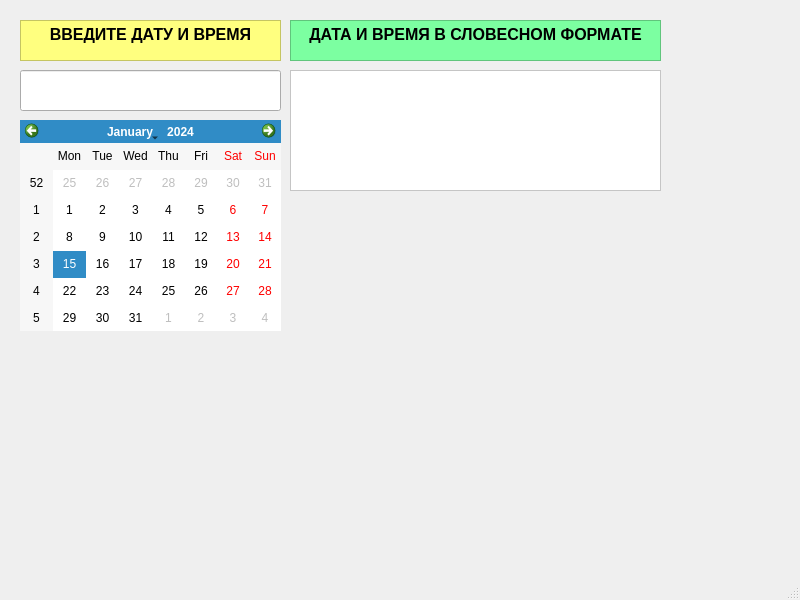
<?xml version="1.0" encoding="UTF-8"?>
<ui version="4.0">
 <class>MainWindow</class>
 <widget class="QMainWindow" name="MainWindow">
  <property name="geometry">
   <rect>
    <x>0</x>
    <y>0</y>
    <width>800</width>
    <height>600</height>
   </rect>
  </property>
  <property name="windowTitle">
   <string>MainWindow</string>
  </property>
  <widget class="QWidget" name="centralwidget">
   <widget class="QLabel" name="dateTimeLabel">
    <property name="geometry">
     <rect>
      <x>300</x>
      <y>70</y>
      <width>341</width>
      <height>121</height>
     </rect>
    </property>
    <property name="text">
     <string/>
    </property>
   </widget>
   <widget class="QLineEdit" name="dateTimeEdit">
    <property name="geometry">
     <rect>
      <x>20</x>
      <y>70</y>
      <width>261</width>
      <height>41</height>
     </rect>
    </property>
   </widget>
   <widget class="QTextBrowser" name="textBrowser">
    <property name="geometry">
     <rect>
      <x>20</x>
      <y>20</y>
      <width>261</width>
      <height>41</height>
     </rect>
    </property>
    <property name="styleSheet">
     <string notr="true">background-color: rgb(255, 170, 255);
background-color: rgb(255, 255, 127);

font: 9pt &quot;Times New Roman&quot;;</string>
    </property>
    <property name="html">
     <string>&lt;!DOCTYPE HTML PUBLIC &quot;-//W3C//DTD HTML 4.0//EN&quot; &quot;http://www.w3.org/TR/REC-html40/strict.dtd&quot;&gt;
&lt;html&gt;&lt;head&gt;&lt;meta name=&quot;qrichtext&quot; content=&quot;1&quot; /&gt;&lt;meta charset=&quot;utf-8&quot; /&gt;&lt;style type=&quot;text/css&quot;&gt;
p, li { white-space: pre-wrap; }
hr { height: 1px; border-width: 0; }
li.unchecked::marker { content: &quot;\2610&quot;; }
li.checked::marker { content: &quot;\2612&quot;; }
&lt;/style&gt;&lt;/head&gt;&lt;body style=&quot; font-family:'Times New Roman'; font-size:9pt; font-weight:400; font-style:normal;&quot;&gt;
&lt;p align=&quot;center&quot; style=&quot; margin-top:0px; margin-bottom:0px; margin-left:0px; margin-right:0px; -qt-block-indent:0; text-indent:0px;&quot;&gt;&lt;span style=&quot; font-family:'Segoe UI'; font-size:12pt; font-weight:700;&quot;&gt;ВВЕДИТЕ ДАТУ И ВРЕМЯ&lt;/span&gt;&lt;/p&gt;&lt;/body&gt;&lt;/html&gt;</string>
    </property>
   </widget>
   <widget class="QCalendarWidget" name="calendarWidget">
    <property name="geometry">
     <rect>
      <x>20</x>
      <y>120</y>
      <width>261</width>
      <height>211</height>
     </rect>
    </property>
   </widget>
   <widget class="QTextBrowser" name="textBrowser_2">
    <property name="geometry">
     <rect>
      <x>290</x>
      <y>70</y>
      <width>371</width>
      <height>121</height>
     </rect>
    </property>
    <property name="styleSheet">
     <string notr="true">background-color: rgb(255, 255, 255);</string>
    </property>
   </widget>
   <widget class="QTextBrowser" name="textBrowser_3">
    <property name="geometry">
     <rect>
      <x>290</x>
      <y>20</y>
      <width>371</width>
      <height>41</height>
     </rect>
    </property>
    <property name="styleSheet">
     <string notr="true">font: 9pt &quot;Times New Roman&quot;;
background-color: rgb(170, 170, 255);
background-color: rgb(124, 255, 161);

</string>
    </property>
    <property name="html">
     <string>&lt;!DOCTYPE HTML PUBLIC &quot;-//W3C//DTD HTML 4.0//EN&quot; &quot;http://www.w3.org/TR/REC-html40/strict.dtd&quot;&gt;
&lt;html&gt;&lt;head&gt;&lt;meta name=&quot;qrichtext&quot; content=&quot;1&quot; /&gt;&lt;meta charset=&quot;utf-8&quot; /&gt;&lt;style type=&quot;text/css&quot;&gt;
p, li { white-space: pre-wrap; }
hr { height: 1px; border-width: 0; }
li.unchecked::marker { content: &quot;\2610&quot;; }
li.checked::marker { content: &quot;\2612&quot;; }
&lt;/style&gt;&lt;/head&gt;&lt;body style=&quot; font-family:'Times New Roman'; font-size:9pt; font-weight:400; font-style:normal;&quot;&gt;
&lt;p align=&quot;center&quot; style=&quot; margin-top:0px; margin-bottom:0px; margin-left:0px; margin-right:0px; -qt-block-indent:0; text-indent:0px;&quot;&gt;&lt;span style=&quot; font-family:'Segoe UI'; font-size:12pt; font-weight:700;&quot;&gt;ДАТА И ВРЕМЯ В СЛОВЕСНОМ ФОРМАТЕ&lt;/span&gt;&lt;/p&gt;&lt;/body&gt;&lt;/html&gt;</string>
    </property>
   </widget>
   <zorder>dateTimeEdit</zorder>
   <zorder>textBrowser</zorder>
   <zorder>calendarWidget</zorder>
   <zorder>textBrowser_3</zorder>
   <zorder>textBrowser_2</zorder>
   <zorder>dateTimeLabel</zorder>
  </widget>
  <widget class="QMenuBar" name="menubar">
   <property name="geometry">
    <rect>
     <x>0</x>
     <y>0</y>
     <width>800</width>
     <height>24</height>
    </rect>
   </property>
  </widget>
  <widget class="QStatusBar" name="statusbar"/>
 </widget>
 <resources/>
 <connections/>
</ui>
